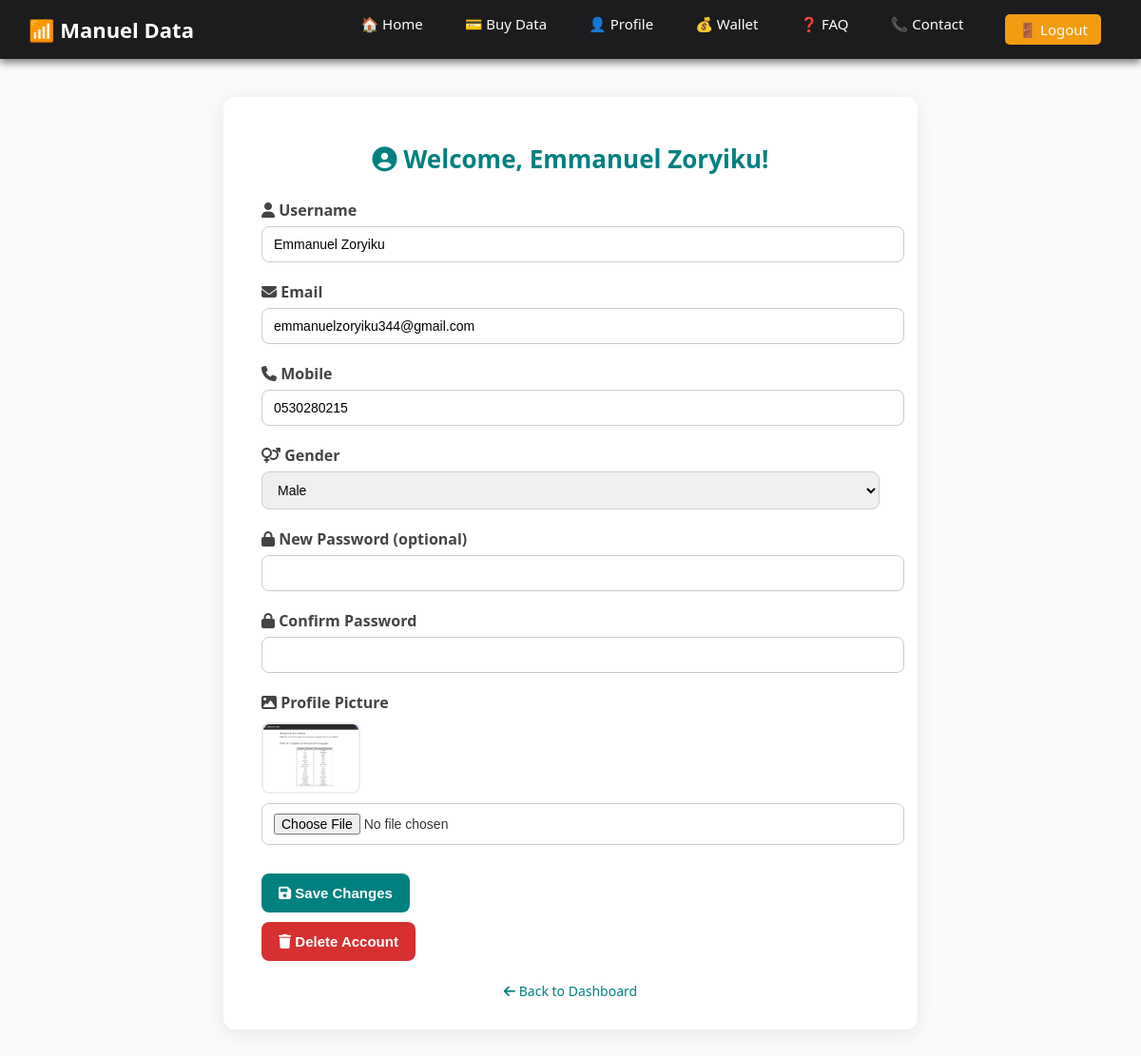
Screenshot of /profile (signed in) with the database file from the repository.
### app.py (models this page shows, shortened)
class User(db.Model):
    __tablename__ = "users"
    id = db.Column(db.Integer, primary_key=True)
    username = db.Column(db.String(150), nullable=False)
    email = db.Column(db.String(150), unique=True, nullable=False, index=True)
    mobile = db.Column(db.String(50), nullable=True)
    gender = db.Column(db.String(20), nullable=True)
    password_hash = db.Column(db.String(200), nullable=False)
    wallet_balance = db.Column(db.Float, default=0.0)
    profile_pic = db.Column(db.String(300), nullable=True)
    purchases = db.relationship("Purchase", backref="user", lazy=True)
    transactions = db.relationship("Transaction", backref="user", lazy=True)

### app.py (the view, shortened to what this page needs)
@app.route("/profile", methods=("GET", "POST"))
def profile():
    user = current_user()
    if not user:
        return redirect(url_for("login"))
    return render_template("profile.html", user=user)

### app.py (called while the page is built)
def current_user() -> Optional[User]:
    email = session.get("email")
    if not email:
        return None
    return User.query.filter_by(email=email).first()

### templates/profile.html (shortened to what this page needs)
<!DOCTYPE html>
<html lang="en">
<head>
  <link rel="stylesheet" href="{{ url_for('static', filename='profile.css') }}">
  <link rel="stylesheet" href="{{ url_for('static', filename='header.css') }}">
  <link rel="stylesheet" href="https://cdnjs.cloudflare.com/ajax/libs/font-awesome/6.5.0/css/all.min.css">
</head>
<body>
  <header class="site-header">
    <div class="logo">📶 Manuel Data</div>
    <nav class="nav">
      <a href="{{ url_for('dashboard') }}">🏠 Home</a>
      <a href="{{ url_for('purchase') }}">💳 Buy Data</a>
      <a href="{{ url_for('profile') }}">👤 Profile</a>
      <a href="{{ url_for('wallet') }}">💰 Wallet</a>
      <a href="{{ url_for('faq') }}">❓ FAQ</a>
      <a href="{{ url_for('contact') }}">📞 Contact</a>
      <a href="{{ url_for('logout') }}" class="login-btn">🚪 Logout</a>
    </nav>
  </header>
  <div class="profile-container">
    <h1><i class="fa-solid fa-user-circle"></i> Welcome, {{ user.username }}!</h1>
    <form method="POST" action="{{ url_for('profile') }}" enctype="multipart/form-data" class="profile-form">
      <div class="form-group">
        <label><i class="fa-solid fa-user"></i> Username</label>
        <input type="text" name="username" value="{{ user.username }}" required>
      </div>
      <div class="form-group">
        <label><i class="fa-solid fa-envelope"></i> Email</label>
        <input type="email" name="email" value="{{ user.email }}" required>
      </div>
      <div class="form-group">
        <label><i class="fa-solid fa-phone"></i> Mobile</label>
        <input type="tel" name="mobile" value="{{ user.mobile }}" required>
      </div>
      <div class="form-group">
        <label><i class="fa-solid fa-venus-mars"></i> Gender</label>
        <select name="gender" required>
          <option value="Male" {% if user.gender == 'Male' %}selected{% endif %}>Male</option>
        </select>
      </div>
      <div class="form-group">
        <label><i class="fa-solid fa-lock"></i> New Password (optional)</label>
        <input type="password" name="password">
      </div>
      <div class="form-group">
        <label><i class="fa-solid fa-lock"></i> Confirm Password</label>
        <input type="password" name="confirm_password">
      </div>
      <div class="form-group">
        <label><i class="fa-solid fa-image"></i> Profile Picture</label>
        {% if user.profile_pic %}
          <img src="{{ url_for('static', filename='uploads/' ~ user.profile_pic) }}"
               alt="Profile Picture" width="100" class="profile-pic-preview">
        {% endif %}
        <input type="file" name="profile_pic">
      </div>
      <button type="submit" class="save-btn"><i class="fa-solid fa-floppy-disk"></i> Save Changes</button>
    </form>
    <form method="POST" action="{{ url_for('delete_account') }}"
          onsubmit="return confirm('Are you sure you want to delete your account? This cannot be undone.');">
      <button type="submit" class="delete-btn"><i class="fa-solid fa-trash"></i> Delete Account</button>
    </form>
    <div class="back-link">
      <a href="{{ url_for('dashboard') }}"><i class="fa-solid fa-arrow-left"></i> Back to Dashboard</a>
    </div>
  </div>
</body>
</html>

### static/profile.css (style rules this page uses)
body { font-family: "Segoe UI", Tahoma, Geneva, Verdana, sans-serif; background: #f9fafc; margin: 0; padding: 0; color: #333; }
.site-header { display: flex; justify-content: space-between; align-items: center; background: #008080; padding: 15px 30px; color: white; position: sticky; top: 0; z-index: 1000; }
.site-header .logo { font-size: 22px; font-weight: bold; }
.nav a { color: white; margin: 0 12px; text-decoration: none; font-size: 15px; transition: color 0.3s ease; }
.profile-container { max-width: 650px; background: #fff; margin: 40px auto; padding: 30px 40px; border-radius: 12px; box-shadow: 0px 4px 20px rgba(0,0,0,0.08); }
.profile-container h1 { text-align: center; font-size: 26px; color: #008080; margin-bottom: 25px; }
.profile-form .form-group { margin-bottom: 20px; }
.profile-form label { display: block; font-weight: 600; margin-bottom: 6px; color: #444; }
.profile-form input, .profile-form select { width: 100%; padding: 10px 12px; border: 1px solid #ccc; border-radius: 8px; font-size: 14px; outline: none; transition: border-color 0.3s; }
.profile-pic-preview { display: block; margin: 10px 0; border-radius: 8px; border: 2px solid #eee; }
button, .save-btn, .delete-btn { display: inline-block; padding: 12px 18px; border: none; border-radius: 8px; font-size: 15px; cursor: pointer; margin-top: 10px; transition: background 0.3s ease; }
.save-btn { background: #008080; color: white; font-weight: bold; }
.delete-btn { background: #d63031; color: white; font-weight: bold; }
.back-link { text-align: center; margin-top: 20px; }
.back-link a { text-decoration: none; font-size: 14px; color: #008080; font-weight: 500; }

### static/header.css (style rules this page uses)
.site-header { display: flex; justify-content: space-between; align-items: center; background: #1c1c1e; padding: 15px 30px; color: white; box-shadow: 0 4px 8px rgba(0,0,0,0.5); position: sticky; top: 0; z-index: 999; }
.logo { font-size: 24px; font-weight: bold; }
.nav { display: flex; gap: 20px; }
.nav a { color: white; text-decoration: none; font-weight: 500; transition: color 0.3s; }
.login-btn { padding: 6px 14px; background: #f39c12; border-radius: 5px; color: #000; font-weight: bold; }

### rows the page displays
User: username "Emmanuel Zoryiku", email "emmanuelzoryiku344@gmail.com", mobile "0530280215", gender "Male", profile_pic (picture)
